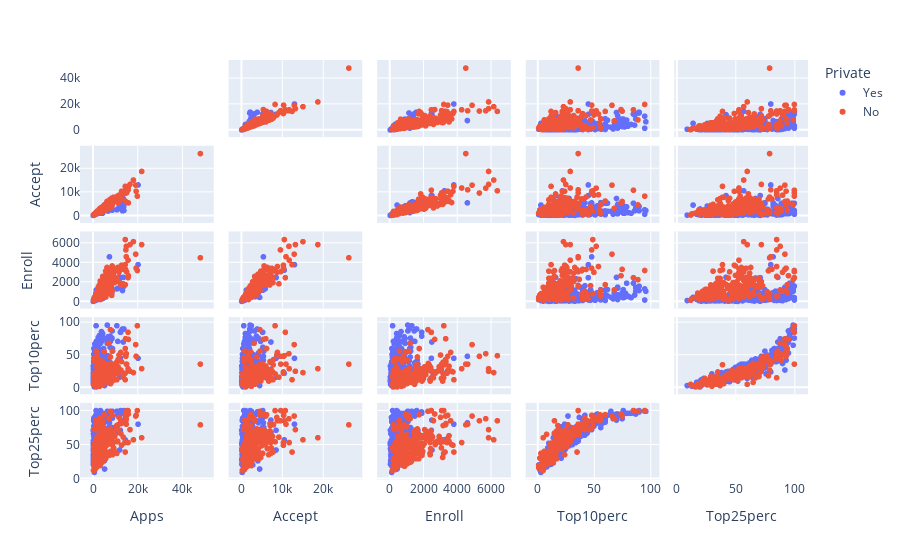

Source (notebook cell):
### Markdown cell above
With Plotly Express it's easy to plot the scatterplot matrix.

### Code cell
scatter_matrix = px.scatter_matrix(college_data, dimensions=college_data.columns[2:7], color = "Private")
scatter_matrix.update_traces(diagonal_visible=False)
scatter_matrix.update_yaxes(title='')
scatter_matrix.show()

### Figure 1 — Plotly figure (JSON) as saved in the notebook; plotly's stock layout.template omitted (floating-point values rounded to 4 significant figures; data arrays with more than 128 entries replaced by an {"elided": "..."} marker saying what was removed)
{"data": [{"diagonal": {"visible": false}, "dimensions": [{"axis": {"matches": true}, "label": "Apps", "values": {"elided": "565 int values"}}, {"axis": {"matches": true}, "label": "Accept", "values": {"elided": "565 int values"}}, {"axis": {"matches": true}, "label": "Enroll", "values": {"elided": "565 int values"}}, {"axis": {"matches": true}, "label": "Top10perc", "values": {"elided": "565 int values"}}, {"axis": {"matches": true}, "label": "Top25perc", "values": {"elided": "565 int values"}}], "hovertemplate": "Private=Yes<br>%{xaxis.title.text}=%{x}<br>%{yaxis.title.text}=%{y}<extra></extra>", "legendgroup": "Yes", "marker": {"color": "#636efa", "symbol": "circle"}, "name": "Yes", "showlegend": true, "type": "splom"}, {"diagonal": {"visible": false}, "dimensions": [{"axis": {"matches": true}, "label": "Apps", "values": {"elided": "212 int values"}}, {"axis": {"matches": true}, "label": "Accept", "values": {"elided": "212 int values"}}, {"axis": {"matches": true}, "label": "Enroll", "values": {"elided": "212 int values"}}, {"axis": {"matches": true}, "label": "Top10perc", "values": {"elided": "212 int values"}}, {"axis": {"matches": true}, "label": "Top25perc", "values": {"elided": "212 int values"}}], "hovertemplate": "Private=No<br>%{xaxis.title.text}=%{x}<br>%{yaxis.title.text}=%{y}<extra></extra>", "legendgroup": "No", "marker": {"color": "#EF553B", "symbol": "circle"}, "name": "No", "showlegend": true, "type": "splom"}], "layout": {"autosize": true, "dragmode": "select", "legend": {"title": {"text": "Private"}, "tracegroupgap": 0}, "margin": {"t": 60}, "xaxis": {"autorange": true, "range": [-7160.0, 55330.0], "type": "linear"}, "xaxis2": {"autorange": true, "range": [-3888.0, 30290.0], "type": "linear"}, "xaxis3": {"autorange": true, "range": [-923.7, 7351.0], "type": "linear"}, "xaxis4": {"autorange": true, "range": [-13.33, 110.3], "type": "linear"}, "xaxis5": {"autorange": true, "range": [-4.723, 113.7], "type": "linear"}, "yaxis": {"autorange": true, "range": [-7160.0, 55330.0], "title": {"text": ""}, "type": "linear"}, "yaxis2": {"autorange": true, "range": [-3888.0, 30290.0], "type": "linear"}, "yaxis3": {"autorange": true, "range": [-923.7, 7351.0], "type": "linear"}, "yaxis4": {"autorange": true, "range": [-13.33, 110.3], "type": "linear"}, "yaxis5": {"autorange": true, "range": [-4.723, 113.7], "type": "linear"}}}
